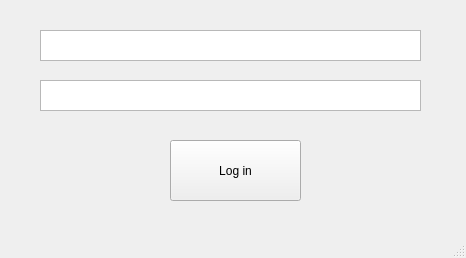
<?xml version="1.0" encoding="UTF-8"?>
<ui version="4.0">
 <class>MainWindow</class>
 <widget class="QMainWindow" name="MainWindow">
  <property name="geometry">
   <rect>
    <x>0</x>
    <y>0</y>
    <width>466</width>
    <height>258</height>
   </rect>
  </property>
  <property name="windowTitle">
   <string>MainWindow</string>
  </property>
  <widget class="QWidget" name="centralwidget">
   <widget class="QPushButton" name="login_button">
    <property name="geometry">
     <rect>
      <x>170</x>
      <y>140</y>
      <width>131</width>
      <height>61</height>
     </rect>
    </property>
    <property name="text">
     <string>Log in</string>
    </property>
   </widget>
   <widget class="QTextEdit" name="login_fild">
    <property name="geometry">
     <rect>
      <x>40</x>
      <y>30</y>
      <width>381</width>
      <height>31</height>
     </rect>
    </property>
   </widget>
   <widget class="QTextEdit" name="pass_fild">
    <property name="geometry">
     <rect>
      <x>40</x>
      <y>80</y>
      <width>381</width>
      <height>31</height>
     </rect>
    </property>
   </widget>
  </widget>
  <widget class="QMenuBar" name="menubar">
   <property name="geometry">
    <rect>
     <x>0</x>
     <y>0</y>
     <width>466</width>
     <height>21</height>
    </rect>
   </property>
  </widget>
  <widget class="QStatusBar" name="statusbar"/>
 </widget>
 <resources/>
 <connections/>
</ui>
